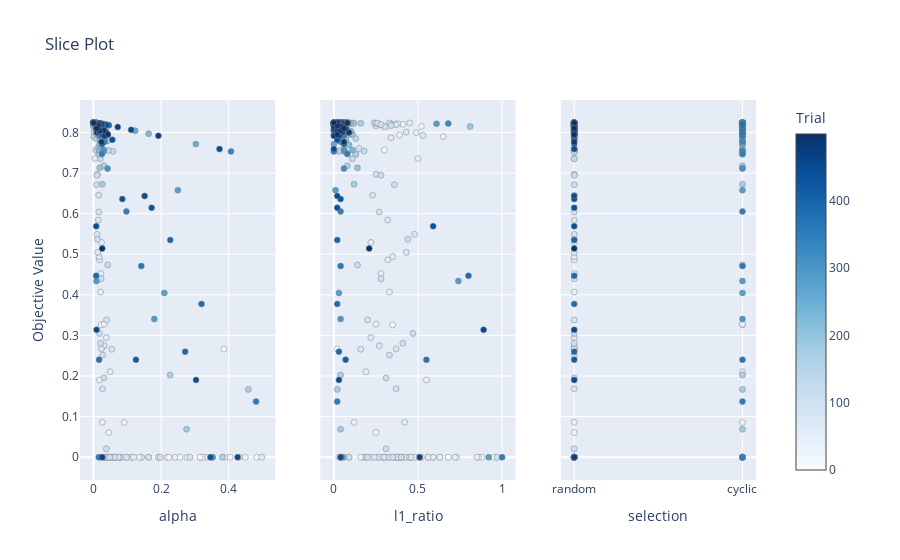

Notebook code for this chart:
### Code cell
optuna.visualization.plot_slice(study_en)

### Figure 1 — Plotly figure (JSON) as saved in the notebook; plotly's stock layout.template omitted (floating-point values rounded to 4 significant figures; data arrays with more than 128 entries replaced by an {"elided": "..."} marker saying what was removed)
{"data": [{"marker": {"color": {"elided": "500 int values"}, "colorbar": {"title": {"text": "Trial"}, "x": 1, "xpad": 40}, "colorscale": [[0, "rgb(247,251,255)"], [0.125, "rgb(222,235,247)"], [0.25, "rgb(198,219,239)"], [0.375, "rgb(158,202,225)"], [0.5, "rgb(107,174,214)"], [0.625, "rgb(66,146,198)"], [0.75, "rgb(33,113,181)"], [0.875, "rgb(8,81,156)"], [1, "rgb(8,48,107)"]], "line": {"color": "Grey", "width": 0.5}, "showscale": true}, "mode": "markers", "showlegend": false, "type": "scatter", "x": {"elided": "500 float values"}, "xaxis": "x", "y": {"elided": "500 float values"}, "yaxis": "y"}, {"marker": {"color": {"elided": "500 int values"}, "colorbar": {"title": {"text": "Trial"}, "x": 1, "xpad": 40}, "colorscale": [[0, "rgb(247,251,255)"], [0.125, "rgb(222,235,247)"], [0.25, "rgb(198,219,239)"], [0.375, "rgb(158,202,225)"], [0.5, "rgb(107,174,214)"], [0.625, "rgb(66,146,198)"], [0.75, "rgb(33,113,181)"], [0.875, "rgb(8,81,156)"], [1, "rgb(8,48,107)"]], "line": {"color": "Grey", "width": 0.5}, "showscale": false}, "mode": "markers", "showlegend": false, "type": "scatter", "x": {"elided": "500 float values"}, "xaxis": "x2", "y": {"elided": "500 float values"}, "yaxis": "y2"}, {"marker": {"color": {"elided": "500 int values"}, "colorbar": {"title": {"text": "Trial"}, "x": 1, "xpad": 40}, "colorscale": [[0, "rgb(247,251,255)"], [0.125, "rgb(222,235,247)"], [0.25, "rgb(198,219,239)"], [0.375, "rgb(158,202,225)"], [0.5, "rgb(107,174,214)"], [0.625, "rgb(66,146,198)"], [0.75, "rgb(33,113,181)"], [0.875, "rgb(8,81,156)"], [1, "rgb(8,48,107)"]], "line": {"color": "Grey", "width": 0.5}, "showscale": false}, "mode": "markers", "showlegend": false, "type": "scatter", "x": {"elided": "500 str values"}, "xaxis": "x3", "y": {"elided": "500 float values"}, "yaxis": "y3"}], "layout": {"title": {"text": "Slice Plot"}, "xaxis": {"anchor": "y", "domain": [0, 0.2889], "title": {"text": "alpha"}}, "xaxis2": {"anchor": "y2", "domain": [0.3556, 0.6444], "title": {"text": "l1_ratio"}}, "xaxis3": {"anchor": "y3", "domain": [0.7111, 1], "title": {"text": "selection"}}, "yaxis": {"anchor": "x", "domain": [0, 1], "title": {"text": "Objective Value"}}, "yaxis2": {"anchor": "x2", "domain": [0, 1], "matches": "y", "showticklabels": false}, "yaxis3": {"anchor": "x3", "domain": [0, 1], "matches": "y", "showticklabels": false}}}
